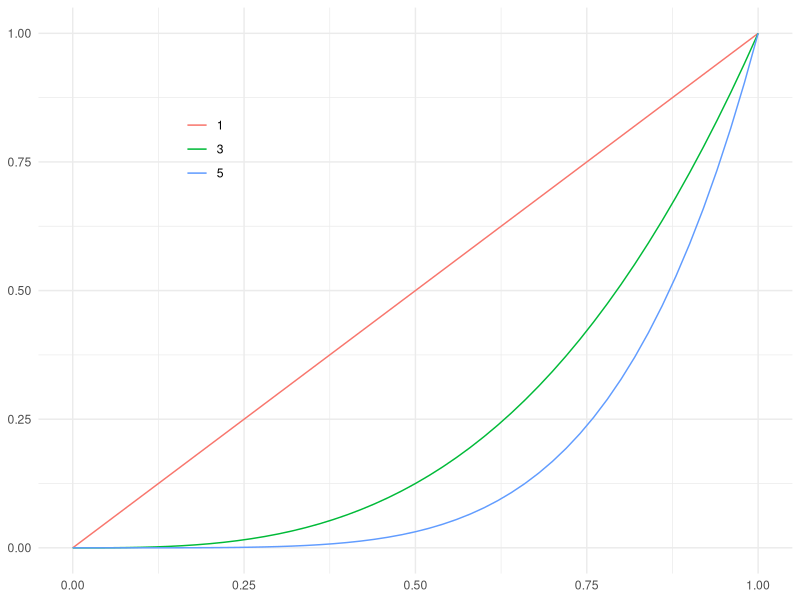
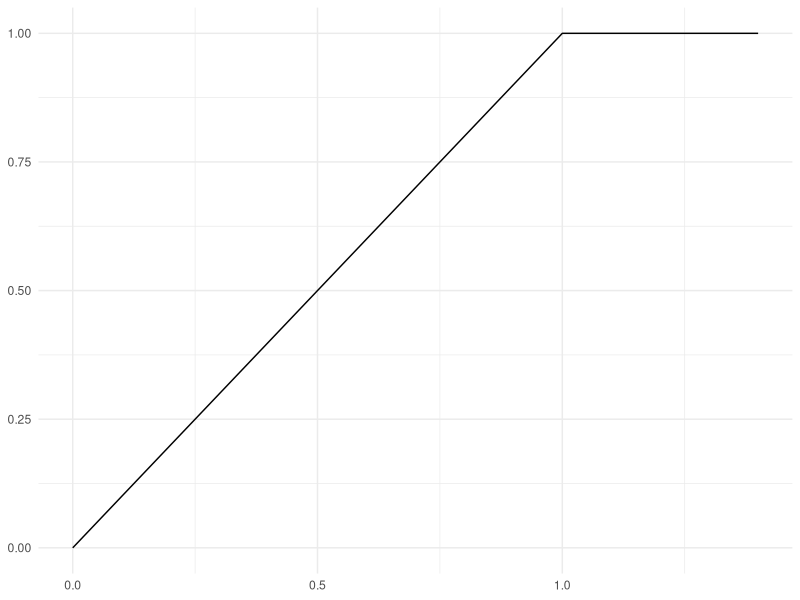

The R script that drew these images, in order:
library(tidyverse)
library(ggplot2)

## ----- soil flux -------

P_FC = 100  ## 50 - 500
P_BETA = 3  ## 1- 6 

x = seq(0,1,0.02)

df <- data.frame(
  x = rep(x, 3),
  y = c(
    x ^ 1,
    x^3, 
    x^5
  ),
  beta = as.character(c(
    rep(1,length(x)),
    rep(3,length(x)),
    rep(5,length(x))
  ))
)


ggplot(data = df) +
  geom_line(
    aes(x = x, y = y, color = beta)
  ) +
  labs(x = NULL, y = NULL, color = NULL) +
  theme_minimal() +
  theme(
    legend.position = c(0.22, 0.75)
  )


## ----- actual evaporation -------

x = seq(0, 1.4, 0.1)
y = ifelse(x < 1, x, 1)

df <- data.frame(
  x , y 
)

ggplot(df) +
  geom_line(
    aes(x, y)
  ) +
  labs(x = NULL, y = NULL, color = NULL) +
  theme_minimal() 
